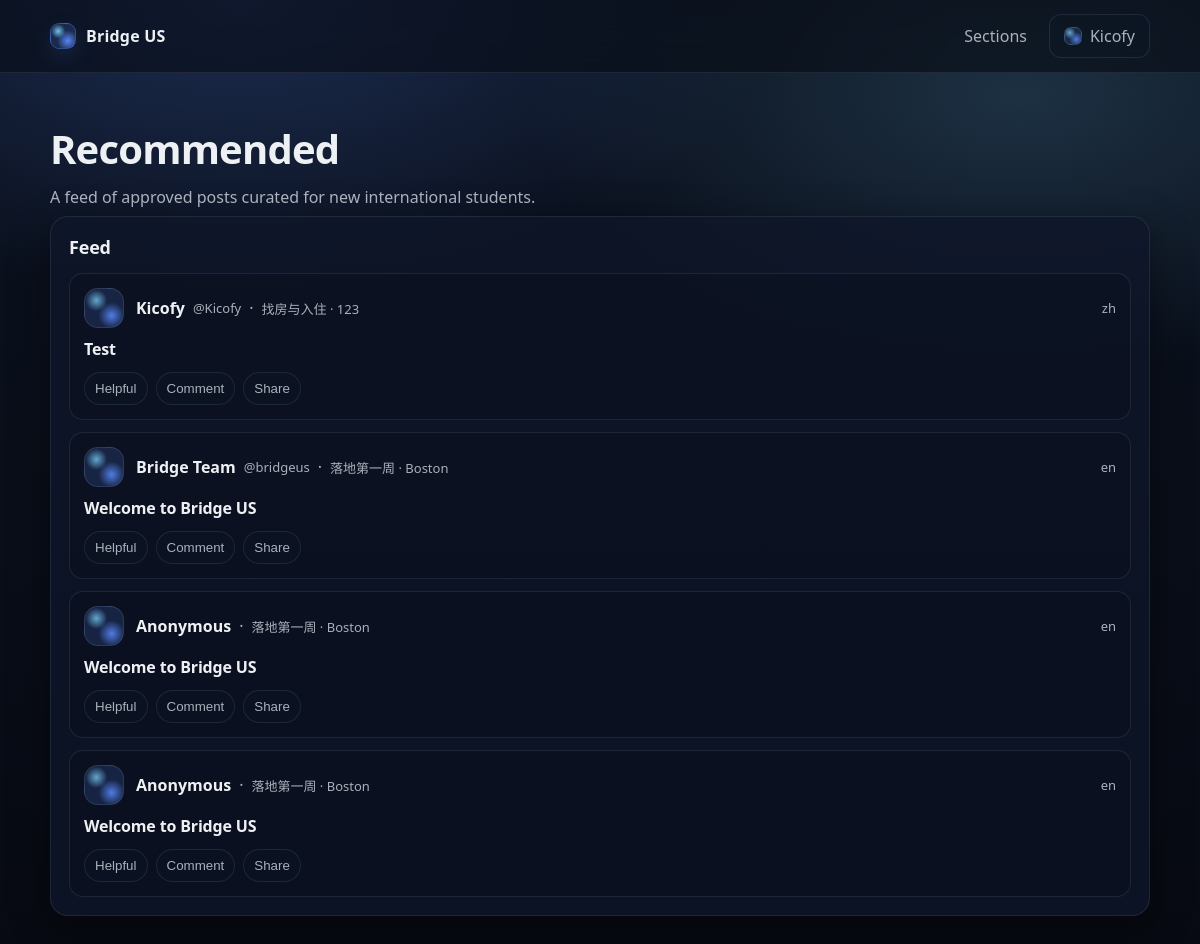
Screenshot of / (signed in) with the database file from the repository.
### tables this page shows
CREATE TABLE users (
              id INTEGER PRIMARY KEY AUTOINCREMENT,
              uid TEXT NOT NULL UNIQUE,
              email TEXT NOT NULL UNIQUE,
              username TEXT NOT NULL,
              password_hash TEXT NOT NULL,
              lang TEXT NOT NULL DEFAULT 'en',
              created_at TEXT NOT NULL DEFAULT (datetime('now'))
            , is_admin INTEGER NOT NULL DEFAULT 0);

CREATE TABLE posts (
              id INTEGER PRIMARY KEY AUTOINCREMENT,
              title TEXT NOT NULL,
              content TEXT NOT NULL,
              city TEXT,
              section TEXT NOT NULL,
              status TEXT NOT NULL,
              source_lang TEXT NOT NULL DEFAULT 'en',
              created_at TEXT NOT NULL DEFAULT (datetime('now')),
              updated_at TEXT NOT NULL DEFAULT (datetime('now'))
            , author_name TEXT, author_handle TEXT, author_user_id INTEGER, reviewed_by_user_id INTEGER, review_note TEXT, reviewed_at TEXT);

### app.py (the view)
    @app.get("/")
    def index():
        posts = list_approved_posts(limit=10)
        return render_template("index.html", posts=posts)

### db.py (called while the page is built)
def get_db() -> sqlite3.Connection:
    db: Optional[sqlite3.Connection] = g.get("db")
    if db is None:
        db = sqlite3.connect(current_app.config["DATABASE_PATH"])
        db.row_factory = sqlite3.Row
        g.db = db
    return db

def list_approved_posts(
    *, limit: int = 50, city: Optional[str] = None, section: Optional[str] = None
) -> List[Dict[str, Any]]:
    db = get_db()
    q = """
    SELECT id, title, city, section, source_lang, created_at, author_name, author_handle
    FROM posts
    WHERE status = 'approved'
    """
    args: List[Any] = []
    if city:
        q += " AND lower(coalesce(city,'')) = lower(?)"
        args.append(city.strip())
    if section:
        q += " AND section = ?"
        args.append(section)
    q += " ORDER BY id DESC LIMIT ?"
    args.append(limit)
    rows = db.execute(q, tuple(args)).fetchall()
    return [dict(r) for r in rows]

def get_user_by_id(user_id: int) -> Optional[Dict[str, Any]]:
    db = get_db()
    row = db.execute(
        """
        SELECT id, uid, email, username, lang, is_admin, created_at
        FROM users
        WHERE id = ?
        """,
        (user_id,),
    ).fetchone()
    return dict(row) if row else None

### templates/index.html (shortened to what this page needs)
{% extends "base.html" %}
{% block content %}
  <section class="hero" style="padding-bottom: 8px;">
    <h1>Recommended</h1>
    <p class="muted">A feed of approved posts curated for new international students.</p>
  </section>
  <section class="card">
    <div class="row">
      <h2 style="margin: 0;">Feed</h2>
    </div>
    {% if posts and posts|length > 0 %}
      <ul class="feed">
        {% for p in posts %}
          <li class="post-card">
            <div class="post-head">
              <div class="avatar" aria-hidden="true"></div>
              <div class="post-head-main">
                <div class="author-line">
                  <span class="author-name">{{ p.author_name or "Anonymous" }}</span>
                  {% if p.author_handle %}<span class="author-handle">{{ p.author_handle }}</span>{% endif %}
                  <span class="dot">·</span>
                  <span class="meta">{{ section_label(p.section) }}{% if p.city %} · {{ p.city }}{% endif %}</span>
                </div>
              </div>
              <div class="meta">{{ p.source_lang }}</div>
            </div>
            <div class="post-body">
              <a class="post-title" href="{{ url_for('post_detail', post_id=p.id) }}">{{ p.title }}</a>
            </div>
            <div class="post-actions">
              <button class="action" type="button">Helpful</button>
              <button class="action" type="button">Comment</button>
              <button class="action" type="button">Share</button>
            </div>
          </li>
        {% endfor %}
      </ul>
    {% else %}
      <p class="muted">No approved posts yet. (Step 2) Insert one row with status=approved to verify DB wiring.</p>
    {% endif %}
  </section>
{% endblock %}

### templates/base.html (shortened to what this page needs)
<!doctype html>
<html lang="{{ get_locale() }}">
  <head>
    <link rel="stylesheet" href="{{ url_for('static', filename='app.css') }}" />
  </head>
  <body>
    <header class="topbar">
      <div class="container">
        <a class="brand brand-link" href="{{ url_for('index') }}">
          <span class="logo" aria-hidden="true"></span>
          <span>Bridge US</span>
        </a>
        <nav class="nav">
          <a href="{{ url_for('sections_page') }}">{{ _("Sections") }}</a>
          {% if current_user %}
            <details class="menu">
              <summary class="btn btn-ghost menu-trigger" aria-label="User menu">
                <span class="avatar-sm" aria-hidden="true"></span>
                <span class="menu-name">{{ current_user.username }}</span>
              </summary>
            </details>
          {% endif %}
        </nav>
      </div>
    </header>
    <main class="container">
      <div class="page">
        {% block content %}{% endblock %}
      </div>
    </main>
  </body>
</html>

### rows the page displays
users: username "Kicofy"
posts: author_name "Kicofy", author_handle "@Kicofy", section "找房与入住", city "123", source_lang "zh", title "Test"
posts: author_name "Bridge Team", author_handle "@bridgeus", section "落地第一周", city "Boston", source_lang "en", title "Welcome to Bridge US"
posts: author_name "Anonymous", section "落地第一周", city "Boston", source_lang "en", title "Welcome to Bridge US"
posts: author_name "Anonymous", section "落地第一周", city "Boston", source_lang "en", title "Welcome to Bridge US"
